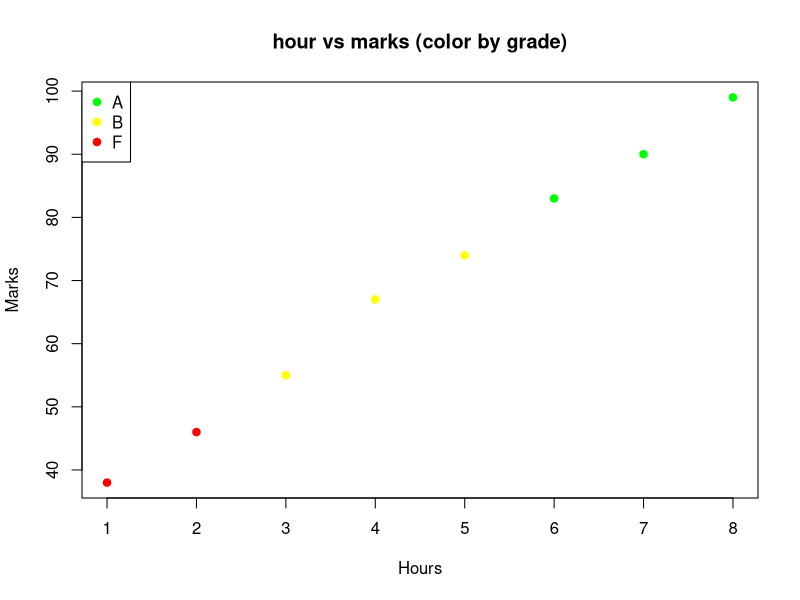
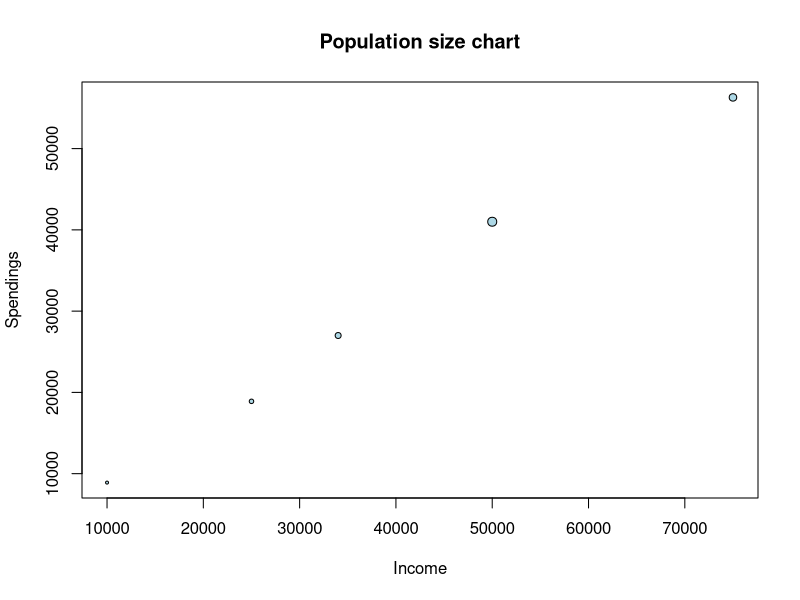
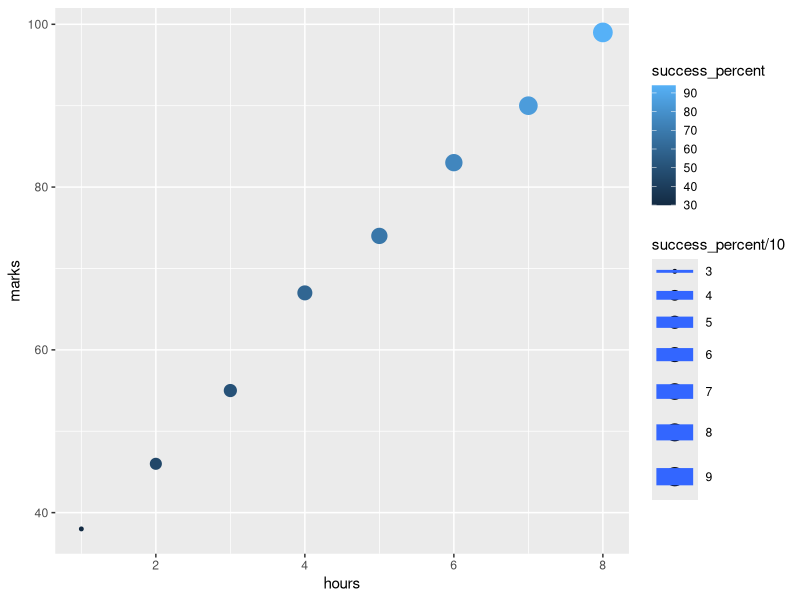
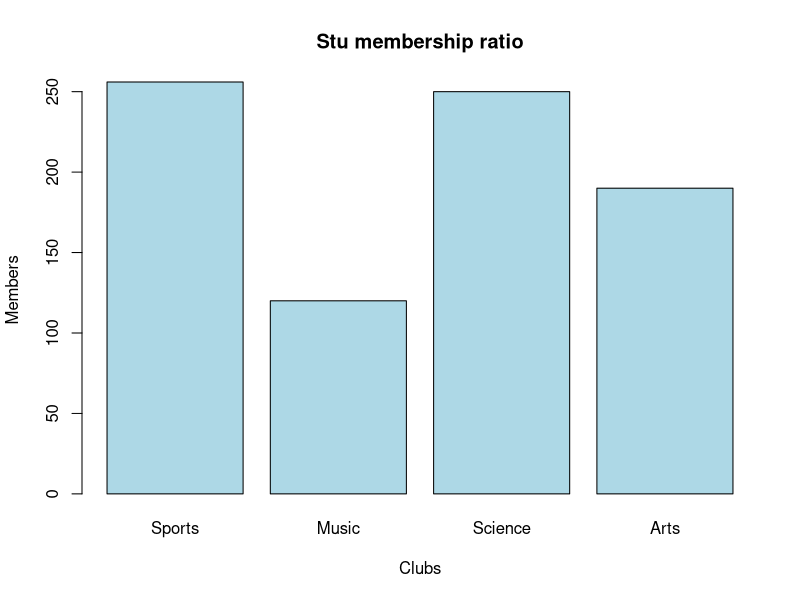
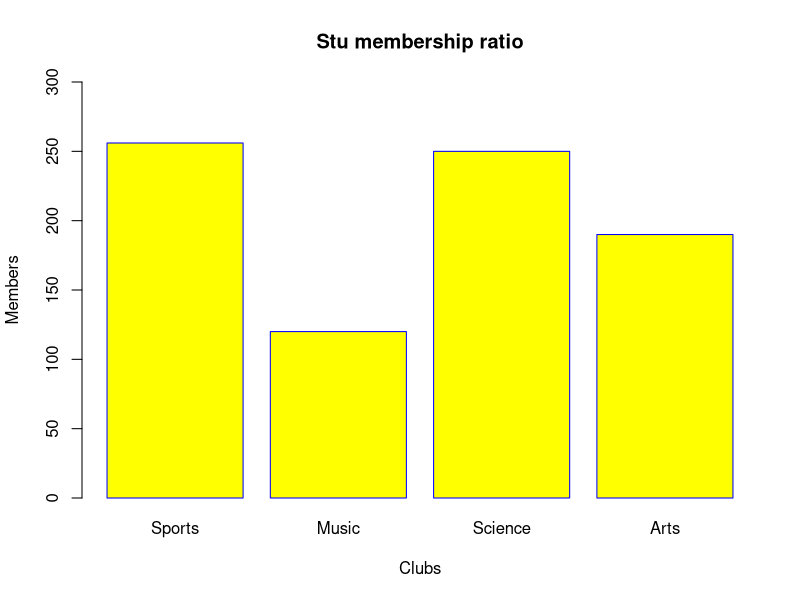
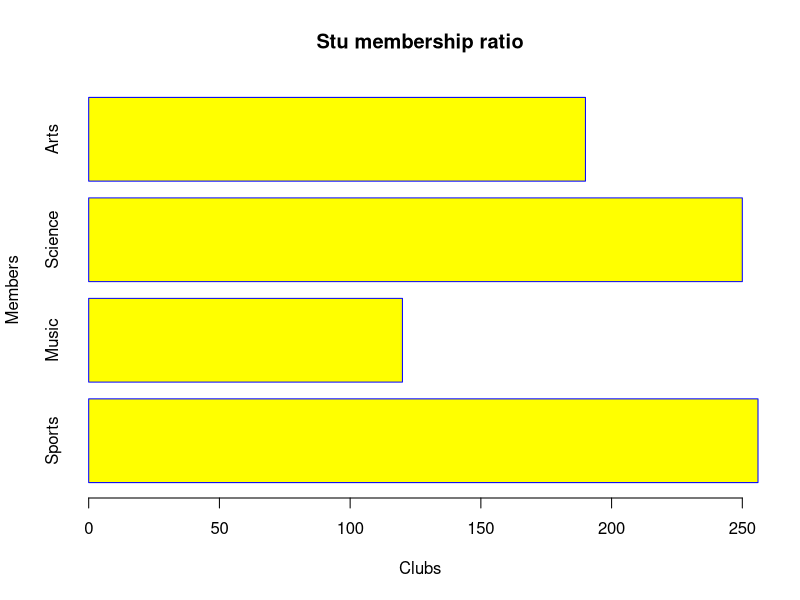
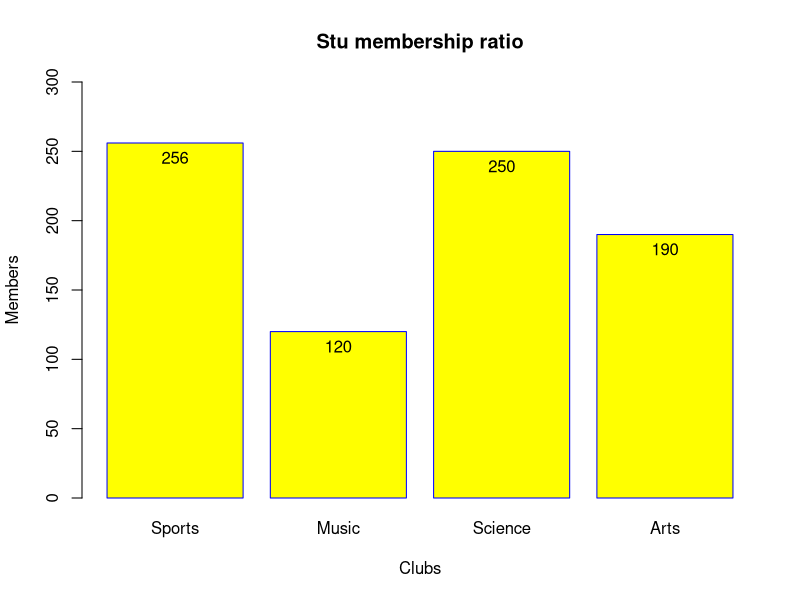
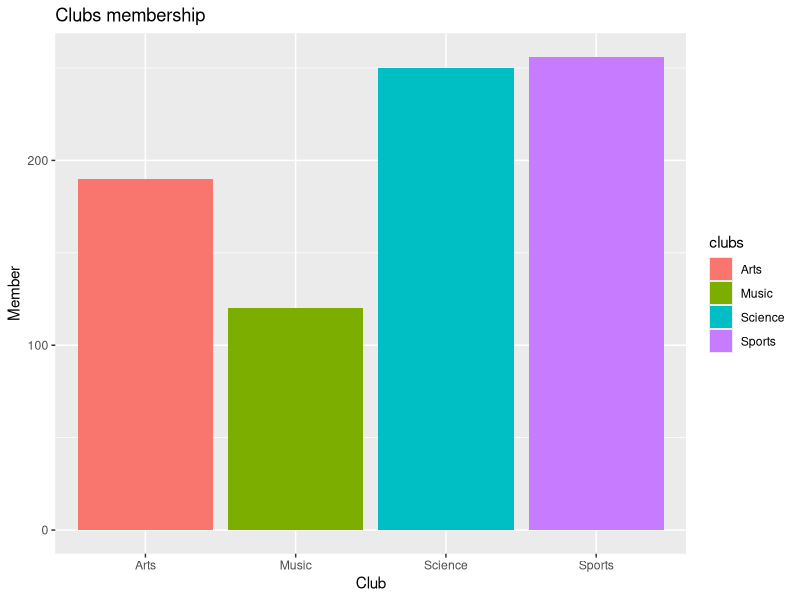

Source code (R) for these figures, in order:
hours = c(1 ,2 ,3 , 4 , 5 , 6 , 7 ,8 )
marks = c(38 , 46 , 55 , 67 , 74 , 83 , 90 , 99)
grade = c("F" , "F" , "B" , "B" , "B" , "A" , "A" , "A")

col_map = c("F" = "red" , "B" = "yellow" , "A" = "green")

plot(hours , marks , col = col_map[grade],
     pch = 19 , main ="hour vs marks (color by grade)",
     xlab = "Hours", ylab = "Marks"
     
)
legend("topleft" , legend = c("A" , "B" , "F") , 
       col = c("green" , "yellow" , "red") , pch= 19)

income = c(10000 , 34000 , 25000 , 75000 , 50000)
spending = c(8900 , 27000 , 18900 , 56300 , 41000)
population = c(20 , 40 , 30 , 50 , 60)

plot(income , spending , pch = 21, bg = "lightblue" , col = "black",
     cex = population / 50,
     main = "Population size chart",
     xlab = "Income" , ylab = "Spendings"
)

library(ggplot2)
df = data.frame(
  
  hours = c(1 ,2 ,3 , 4 , 5 , 6 , 7 ,8 ),
  marks = c(38 , 46 , 55 , 67 , 74 , 83 , 90 , 99),
  success_percent = c(30 , 45 , 50 , 60 , 68 , 75 , 85 , 94)
)

ggplot(df , aes(hours , marks , color = success_percent,
                size = success_percent / 10 ))+
  geom_point()+
  geom_smooth(method = "lm" , se = "FALSE")



#-------------------------Bar chart---------------------------#
clubs <- c("Sports" , "Music" , "Science" , "Arts")
members <- c(256 , 120 , 250 , 190)

barplot(members , names.arg = clubs , col = "lightblue",
        main = "Stu membership ratio" , xlab = "Clubs",
        ylab = "Members"
)

barplot(members , names.arg = clubs , col = "yellow",
        main = "Stu membership ratio" , xlab = "Clubs",
        ylab = "Members" , border = "blue" , ylim = c(0, 300)
)

barplot(members , names.arg = clubs , col = "yellow",
        main = "Stu membership ratio" , xlab = "Clubs",
        ylab = "Members" , border = "blue",
        horiz = TRUE
)

bar_position <- barplot(members , names.arg = clubs , col = "yellow",
                        main = "Stu membership ratio" , xlab = "Clubs",
                        ylab = "Members" , border = "blue" , ylim = c(0, 300)
)

text(x = bar_position , y = members , label = members , pos = 1)


#-----------------ggplot2------------------#
library(ggplot2)

df <- data.frame(
  clubs = c("Sports", "Music", "Science", "Arts"),
  members = c(256, 120, 250, 190)
)

ggplot(df, aes(x = clubs, y = members, fill = clubs)) +
  geom_bar(stat = "identity") +
  labs(title = "Clubs membership", x = "Club", y = "Member")

#-----------------percentage------------------#
clubs <- c("Sports", "Music", "Science", "Arts")
members <- c(256, 120, 250, 190)

percent <- round(members / sum(members) * 100, 1)

bp <- barplot(members, names.arg = clubs, col = "lightblue",
              ylim = c(0, 300), main = "Clubs membership")

text(bp, members + 3, paste(percent, "%"))

#-----------------ordered form------------------#
ordered <- order(members, decreasing = FALSE)

barplot(members[ordered], names.arg = clubs[ordered], col = 'orange',
        ylim = c(0, 300), main = "Clubs membership")

#-----------------min max value ------------ #
highlighted <- ifelse(members == max(members) , "green" ,
                      ifelse(members == min(members) , "red" , "lightblue"))

barplot(members , names.arg = clubs , col = highlighted ,
        ylim = c(0 , 300) , main = "Clubs membership")